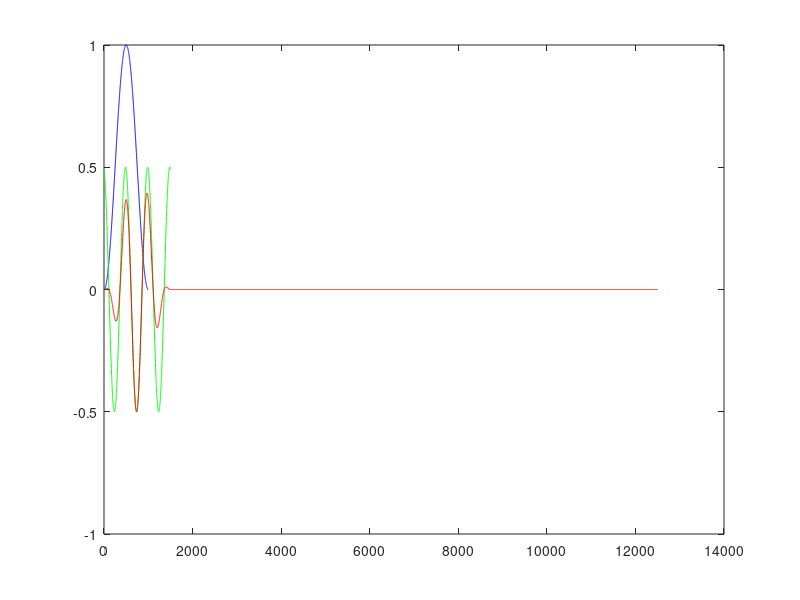
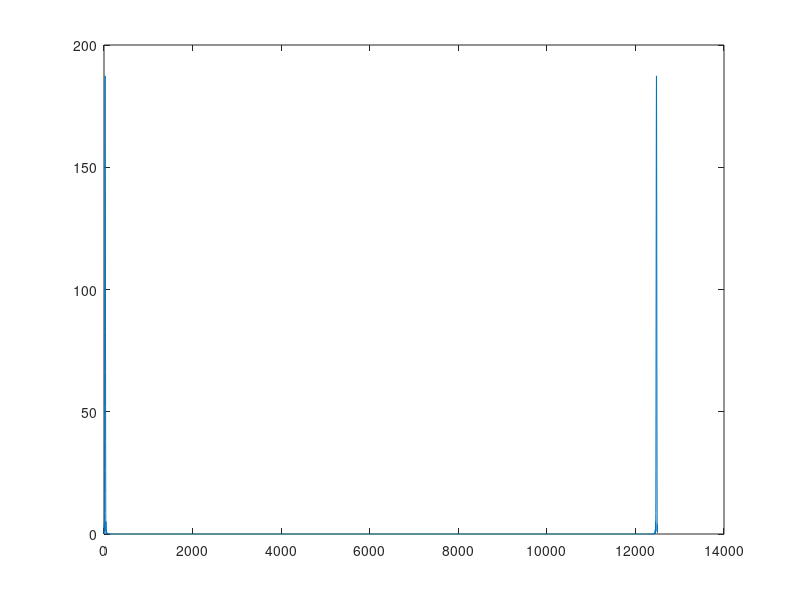

MATLAB code for these plots, in order:
fs=1000;
t=0:1/fs:1.5-1/fs;
f1=2;
x=0.5*cos(2*pi*f1*t+0.2);
x=x.*hanning(length(x))';
x=[x zeros(1,11000)];
%plot(x);
plot(hanning(1000),'b');
hold on
plot(0.5*cos(2*pi*f1*t+0.2),'g');
hold on 
plot(x,'r');
X=fft(x);
X_mag=abs(X);
figure
plot([0:length(X)-1],X_mag);
X_phase = angle(x);

